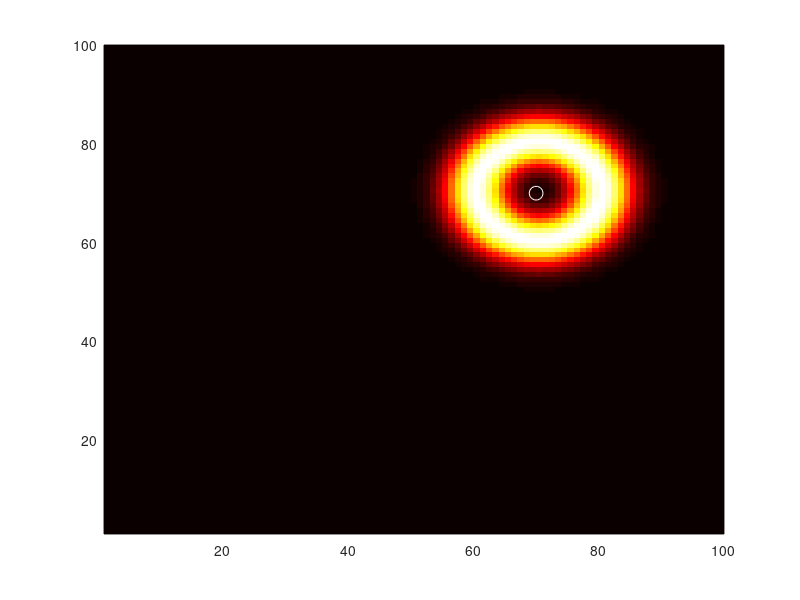

Reproduce this figure in MATLAB.
function [xm,ym,theta,ecc,rG]=JKD2_IM_calculate2Dmoment_extended(im);
%Central angular moment of a picture
%from: http://en.wikipedia.org/wiki/Image_moment


if nargin<1  %DEMO mode
    close all;
    r=100;
    c=100;
    [x,y]=meshgrid(1:c,1:r);
    ofs=20;
    ec=0;   %separation of spots 
    ringrad=10;
    x0=1*ec/2+c/2+ofs;
    y0=0*ec/2+r/2+ofs;
    x1=1*-ec/2+c/2+ofs;
    y1=0*-ec/2+r/2+ofs;
    sig=10;
    r0=((x-x0).^2+(y-y0).^2).^0.5; %'radial picture'
    r1=((x-x1).^2+(y-y1).^2).^0.5; %'radial picture'
    im=exp(-((r0-ringrad)/sig).^2);
    im=(im-min(min((im)))).^4;    
else
    [r,c]=size(im);
    [x,y]=meshgrid(1:c,1:r);
end%-------------------------------------------------------

im=im-min(im(:));
im=im/sum(im(:));

%raw moments M_ij of matrix: Mij=sum(x^i*y^j*Ixy)
M00=sum(sum(im));  %essentially, the 'mass'
M10=sum(sum(x.*im));
M11=sum(sum(y.*x.*im));
M01=sum(sum(y.*im));
M20=sum(sum(x.^2.*im));
M02=sum(sum(y.^2.*im));

%Centroid row 
xm=M10/M00; 
%Centroid column 
ym=M01/M00;

%central moments
mu00=M00;
mu20=M20-xm*M10;
mu02=M02-ym*M01;

%Second order central moments
mu_prime20=M20/M00-xm^2;
mu_prime02=M02/M00-ym^2;
mu_prime11=M11/M00-xm*ym;

%eigenvalues covariance matrix:
labda1=0.5*(mu_prime20+mu_prime02)+0.5*(4*mu_prime11^2+(mu_prime20-mu_prime02)^2)^0.5;
labda2=0.5*(mu_prime20+mu_prime02)-0.5*(4*mu_prime11^2+(mu_prime20-mu_prime02)^2)^0.5;

%angle
theta=0.5*atan(2*mu_prime11/(mu_prime20-mu_prime02))*180/pi;

%eccentricity
ecc=(1-labda2/labda1)^0.5;

%moment of inertia
mI=(M20+M02-M00*xm^2-M00*ym^2)/M00;

%radius of gyration
rG=(mI)^0.5;



% xm
% ym
% theta
% ecc

%close all; figure; pcolor(im); colormap hot; shading flat; axis equal; 
%[~]=ginput(1); close(gcf);
if nargin<1
    pcolor(im); shading flat; colormap hot; hold on;
    plot(xm,ym,'wo', 'MarkerSize', 10);
end
dum=1;
